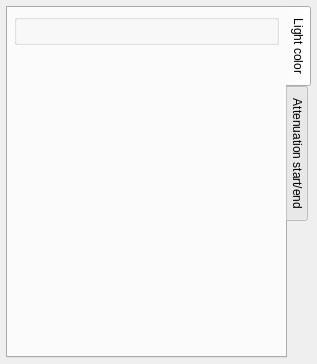
<?xml version="1.0" encoding="UTF-8"?>
<ui version="4.0">
 <class>CLightPage</class>
 <widget class="QWidget" name="CLightPage">
  <property name="geometry">
   <rect>
    <x>0</x>
    <y>0</y>
    <width>317</width>
    <height>364</height>
   </rect>
  </property>
  <property name="windowTitle">
   <string>Form</string>
  </property>
  <layout class="QGridLayout" name="gridLayout">
   <property name="margin">
    <number>6</number>
   </property>
   <item row="0" column="0">
    <widget class="QTabWidget" name="tabWidget">
     <property name="tabPosition">
      <enum>QTabWidget::East</enum>
     </property>
     <property name="currentIndex">
      <number>0</number>
     </property>
     <widget class="QWidget" name="tabWidgetPage1">
      <attribute name="title">
       <string>Light color</string>
      </attribute>
      <layout class="QGridLayout" name="gridLayout_2">
       <property name="margin">
        <number>6</number>
       </property>
       <property name="spacing">
        <number>3</number>
       </property>
       <item row="0" column="0">
        <widget class="NLQT::CAttribRGBAWidget" name="lightColorWidget"/>
       </item>
       <item row="1" column="0">
        <spacer name="verticalSpacer">
         <property name="orientation">
          <enum>Qt::Vertical</enum>
         </property>
         <property name="sizeHint" stdset="0">
          <size>
           <width>20</width>
           <height>228</height>
          </size>
         </property>
        </spacer>
       </item>
      </layout>
     </widget>
     <widget class="QWidget" name="tabWidgetPage2">
      <attribute name="title">
       <string>Attenuation start/end</string>
      </attribute>
      <layout class="QGridLayout" name="gridLayout_3">
       <property name="margin">
        <number>6</number>
       </property>
       <property name="spacing">
        <number>3</number>
       </property>
       <item row="0" column="0">
        <widget class="NLQT::CAttribFloatWidget" name="attenStartWidget">
         <property name="title">
          <string>Attenuation start</string>
         </property>
        </widget>
       </item>
       <item row="1" column="0">
        <widget class="NLQT::CAttribFloatWidget" name="attenEndWidget">
         <property name="title">
          <string>Attenuation end</string>
         </property>
        </widget>
       </item>
       <item row="2" column="0">
        <spacer name="verticalSpacer_2">
         <property name="orientation">
          <enum>Qt::Vertical</enum>
         </property>
         <property name="sizeHint" stdset="0">
          <size>
           <width>20</width>
           <height>228</height>
          </size>
         </property>
        </spacer>
       </item>
      </layout>
     </widget>
    </widget>
   </item>
  </layout>
 </widget>
 <customwidgets>
  <customwidget>
   <class>NLQT::CAttribFloatWidget</class>
   <extends>QGroupBox</extends>
   <header>attrib_widget.h</header>
   <container>1</container>
  </customwidget>
  <customwidget>
   <class>NLQT::CAttribRGBAWidget</class>
   <extends>QGroupBox</extends>
   <header>attrib_widget.h</header>
   <container>1</container>
  </customwidget>
 </customwidgets>
 <resources/>
 <connections/>
</ui>
